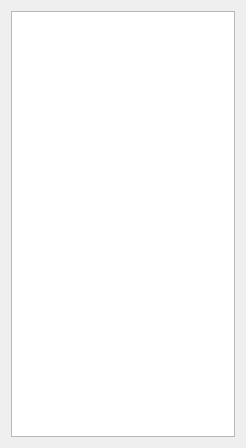
<?xml version="1.0" encoding="UTF-8"?>
<ui version="4.0">
 <class>Form</class>
 <widget class="QWidget" name="Form">
  <property name="geometry">
   <rect>
    <x>0</x>
    <y>0</y>
    <width>246</width>
    <height>448</height>
   </rect>
  </property>
  <property name="windowTitle">
   <string>Form</string>
  </property>
  <layout class="QGridLayout" name="gridLayout">
   <item row="0" column="0">
    <layout class="QVBoxLayout" name="verticalLayout"/>
   </item>
   <item row="1" column="0">
    <widget class="QTextEdit" name="textEdit"/>
   </item>
  </layout>
 </widget>
 <resources/>
 <connections/>
</ui>
